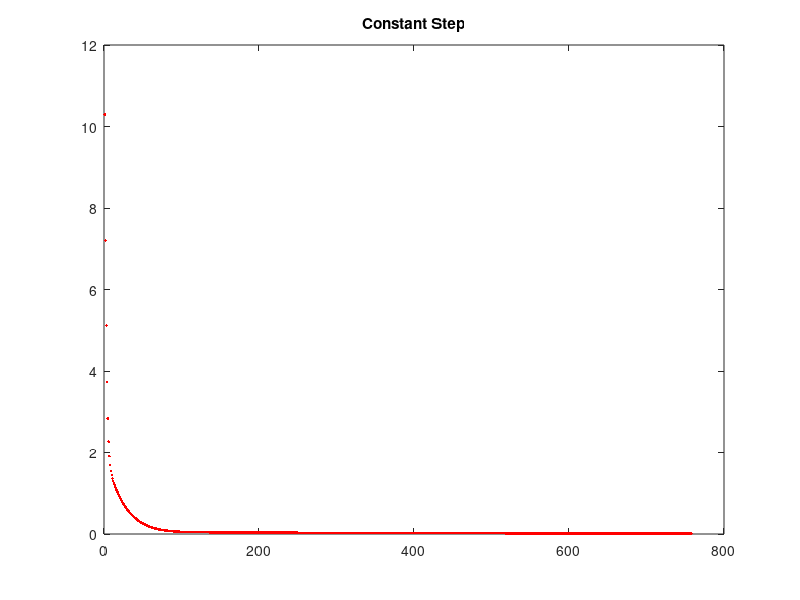

Source code (MATLAB):
% minimize xTAx, x c R^5
% A = 5x5 Hilbert matrix
% initial vector x0 = (1,2,3,4,5)
% code for exact line, constant stepsize, backtracking
%       constant step size t = 0.1
%       back tracking parameters a = 0.5, b = 0.5, s = 1
% norm of gradient of f(x) <= 10^-4
A = hilb(5);
x0 = [1;2;3;4;5];
t = 0.1;
epsilon = 10^-2;
iter=0;
grad = 2*(A*x0);
norm(grad)
x=x0;
while(norm(grad)>epsilon)
%while (iter < 10)
   iter = iter+1;
   x = x-t*grad;
   grad = 2*(A*x);
   fun_val = x'*A*x;
   fprintf('iter_number = %3d norm_grad = %2.6f fun_val = %2.6f\n',iter,norm(grad),fun_val)
   plot(iter,norm(grad),'r.--')
   title('Constant Step')
   hold on
end
% Solved with 758 iterations w norm(grad) = 0.009980
% x = [0.0640;-0.0510;-0.4283;-0.0937;0.6438]
% grad = [0.0021;-0.0071;-0.0015;0.0030;0.0059]
% fun_val = 0.002306